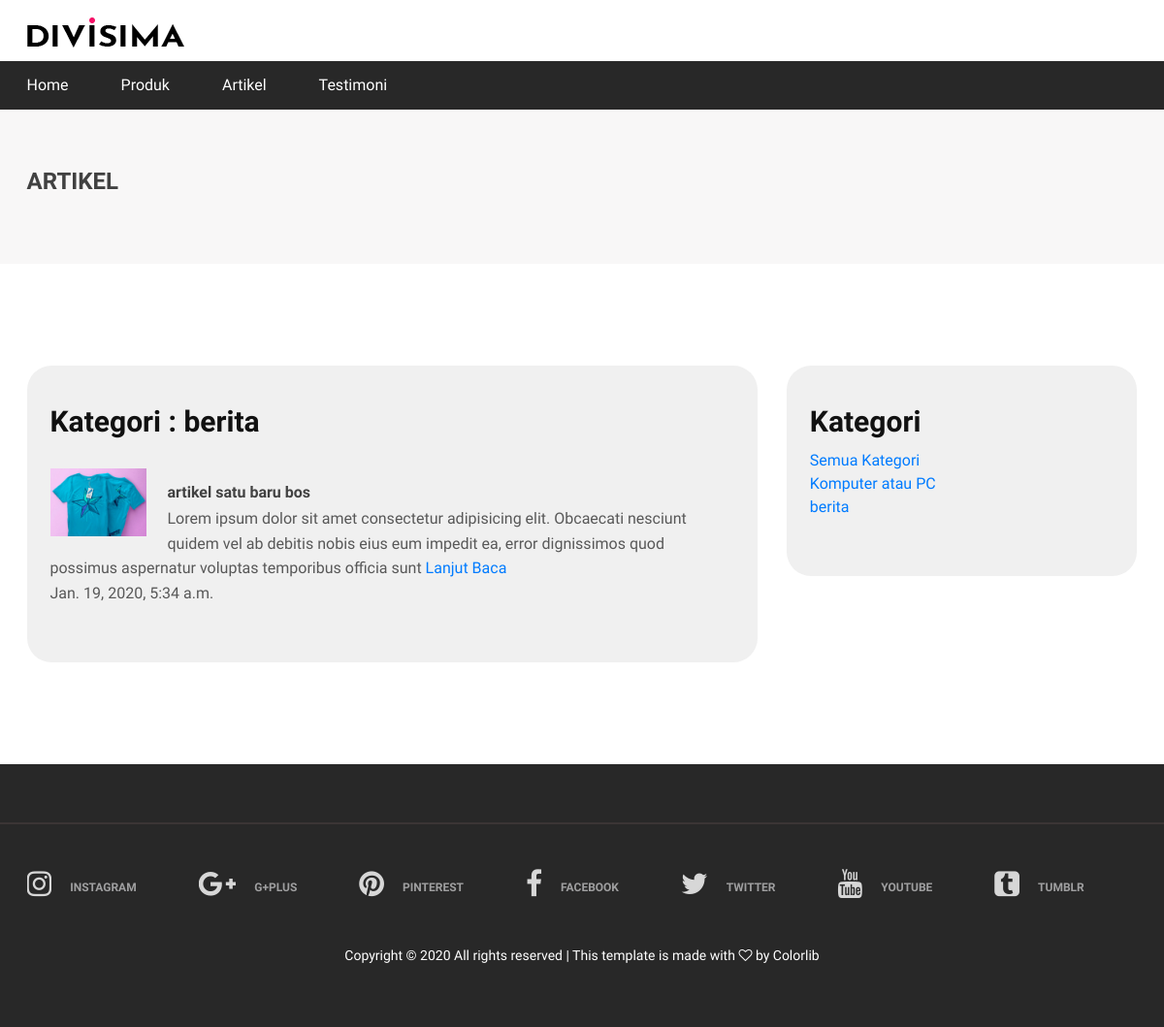
Screenshot of /artikel/kategori/2 with the database file from the repository.
### kategori_artikel/models.py (models this page shows, shortened)
class kategori_artikel(models.Model):
    nama_kategori = models.CharField(max_length=35)
    tanggal_buat = models.DateTimeField(auto_now_add=True)

### blog/models.py (models this page shows, shortened)
class artikel(models.Model):
    judul = models.CharField(max_length=50)
    isi = models.TextField(max_length=1000)
    tanggal = models.DateTimeField(auto_now_add=True,blank=True,null=True)
    slug = models.SlugField(editable=False,blank=True,null=True)
    gambar = models.ImageField(upload_to='images/',null=True)
    kategori = models.ForeignKey(kategori_artikel,on_delete=models.SET_NULL,null=True)

### blog/views.py (the view)
# urls.py: path('kategori/<int:kategori>',views.bycategori,name='categori'),
def bycategori(request,kategori):
    data_kategori = kategori_artikel.objects.all()
    data_artikel = artikel.objects.all().filter(kategori=kategori).order_by('-id')
    paginator = Paginator(data_artikel, 8)
    page = request.GET.get('page')
    data_artikel = paginator.get_page(page)
    detail_kategori = kategori_artikel.objects.get(id=kategori)
    context = {
        'detail_kategori':detail_kategori,
        'kategori':data_kategori,
        'artikel':data_artikel,
    }
    return render(request,'blog/categori.html',context)

### blog/templates/blog/categori.html (shortened to what this page needs)
{% extends 'layout/base.html' %}
{% load static %}
{% block content %}
<div class="page-top-info">
    <div class="container">
        <h4>Artikel</h4>
    </div>
</div>
<section class="checkout-section spad">
    <div class="container">
        <div class="row">
            <div class="col-lg-8 order-1 order-lg-1">
                <div class="checkout-cart">
                    <h3>Kategori : {{detail_kategori.nama_kategori}}</h3>
                    <ul class="product-list">
                        {% for row in artikel %}
                        <li>
                            <div class="pl-thumb"><img src="{{row.gambar.url}}" alt=""></div>
                            <h6>{{row.judul}}</h6>
                            <p>{{row.isi|slice:"0:200"}} <a href="{% url 'blog:show' row.slug %}">Lanjut Baca</a></p>
                            <p>{{row.tanggal}}</p>
                        </li>
                        {% endfor %}
                    </ul>
                </div>
            </div>
            <br>
            <div class="col-lg-4 order-2 order-lg-2">
                <div class="checkout-cart">
                    <h3 style="margin-bottom:10px;">Kategori</h3>
                    <ul class="product-list">
                        <li>
                            <a href="{% url 'blog:index' %}">Semua Kategori</a><br>
                            {% for row in kategori %}
                            <a href="{% url 'blog:categori' row.id %}">{{row.nama_kategori}}</a><br>
                            {% endfor %}
                        </li>
                    </ul>
                </div>
            </div>
        </div>
    </div>
</section>
{% endblock content %}

### static/assets/css/style.css (style rules this page uses)
html, body { height: 100%; font-family: 'Josefin Sans', sans-serif; -webkit-font-smoothing: antialiased; font-smoothing: antialiased; }
h1, h2, h3, h4, h5, h6 { margin: 0; color: #111111; font-weight: 600; }
h3 { font-size: 30px; }
h4 { font-size: 24px; }
h6 { font-size: 16px; }
p { font-size: 14px; color: #585858; line-height: 1.6; }
img { max-width: 100%; }
ul, ol { padding: 0; margin: 0; }
.spad { padding-top: 105px; padding-bottom: 105px; }
.page-top-info { background: #f8f7f7; padding: 60px 0 70px; }
.page-top-info h4 { color: #414141; font-weight: 700; text-transform: uppercase; }
.checkout-cart { background: #f0f0f0; padding: 40px 24px 30px; border-radius: 25px; }
.checkout-cart h3 { margin-bottom: 30px; }
.checkout-cart .product-list { list-style: none; }
.checkout-cart .product-list li { overflow: hidden; display: block; margin-bottom: 29px; }
.checkout-cart .product-list .pl-thumb { float: left; overflow: hidden; margin-right: 22px; width: 99px; }
.checkout-cart .product-list .pl-thumb img { min-width: 100%; }
.checkout-cart .product-list h6 { font-weight: 700; color: #414141; padding-top: 15px; margin-bottom: 5px; }
.checkout-cart .product-list p { font-size: 16px; margin-bottom: 0; }
@media (min-width: 1200px) { .container { max-width: 1175px; } }

### rows the page displays
kategori_artikel: nama_kategori "berita"
artikel: gambar (picture), judul "artikel satu baru bos", isi "Lorem ipsum dolor sit amet consectetur adipisicing elit. Obcaecati nesciunt quidem vel ab debitis nobis eius eum impedit ea, error dignissimos quod possimus aspernatur voluptas temporibus officia sunt", tanggal "Jan. 19, 2020, 5:34 a.m."
kategori_artikel: nama_kategori "Komputer atau PC"
